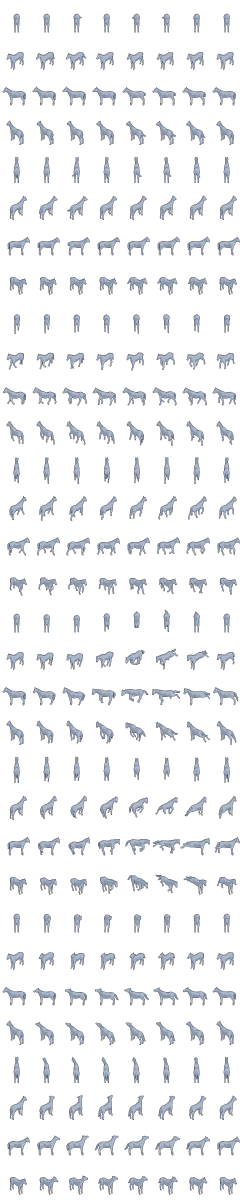
#> input picture deep16/art/horsegrey_p1.png, 960 x 4800 px (shown at 1/4 size)
$ python -i amara-mounted-sheet.py   (imports and definitions only)
#> lines starting #> are read from the running program, lines starting #| are printed output that depends on the picture; after the words box and inside, x2 and y2 are one past the last pixel; in counts of white or black regions, pixels touching at a corner belong together
"""DEEP16 pipeline 2 (generated art): Amara riding a grey -> amaramounted_p1, horse and rider together in all eight facings.

    python tools/amara-mounted-sheet.py    (writes deep16/art/amaramounted_p1.png/.json; deep16/art-src/amara/amaramounted_p1-review.png)

Asked in art-wanted section 35, block 8 (11-04, the lanes desk, for the chase as RULED 11-04: the pair away north on the horses). The art desk's
HALFWAY-INN-AMARA-MOUNTED, sorted to deep16/_src/amara/INN-MOUNTED-1104/: one page a view (SE, NE from behind, S, E, N), Ride 1-4 on the top row,
Ride 5-6 and Halt (printed 7) below. Not wired: nothing plays a mounted pair yet (the inn lane's chase).

How a page is cut: the navy by the edges and the baked ground shadows with it (a dark blue under the hooves -- her coat is a brown-black, never
blue); the printed numbers are the small pieces; a frame is every other piece in its cell of the page's grid (four a row). The scale: horsegrey_p1's length nose to tail in E
sets the E Halt's, and every view's Halt then stands the E Halt's height (the art desk: "register rider and horse to the Halt pose"). Each
frame by its whole body's middle; the gallop keeps its lift -- a frame stands on its page row's ground (its lowest hoof of the row), not its own.
Boxed down, snapped to the 64 (red and fire left out), outlined.
"""
import importlib.util, json, os
import numpy as np
from PIL import Image
from scipy import ndimage

ROOT = os.path.dirname(os.path.dirname(os.path.abspath(__file__)))
_sp = importlib.util.spec_from_file_location('pixelate', os.path.join(ROOT, 'tools', 'pixelate.py'))
# [1 line not run here, left out]
# [1 line that did not run here, left out]
NAME = 'amaramounted_p1'
# [1 line not run here, left out]
# [1 line that did not run here, left out]
AVOID = ['red', 'fire']
PAGES = {0: 'AMARA-MOUNTED-S.png', 7: 'AMARA-MOUNTED-SE.png', 6: 'AMARA-MOUNTED-E.png', 5: 'AMARA-MOUNTED-NE.png', 4: 'AMARA-MOUNTED-N.png'}
MIRROR = {1: 7, 2: 6, 3: 5}


def frames(path):
#> called with path = '../deep16/art/horsegrey_p1.png'
    a = np.asarray(Image.open(path).convert('RGB')).astype(np.float32); H, W = a.shape[:2]
#> after `a = np.asarray(Image.open(path).convert('RGB')).astype(np.float32)`:
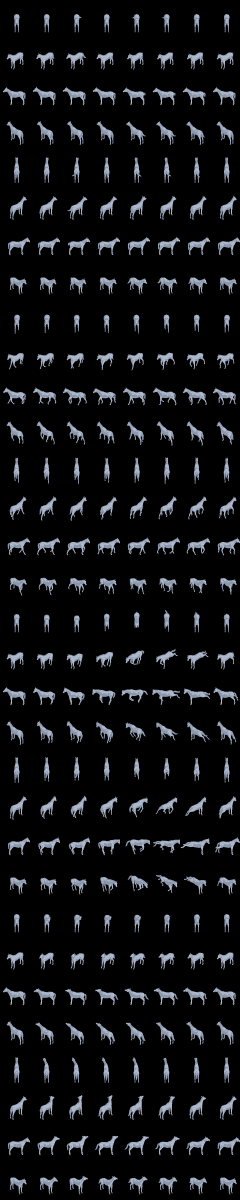
#> a: shape (4800, 960, 3) float32 (shown at 1/4 size); mean R, G, B 16, 17.3, 19.1
#> after `H, W = a.shape[:2]`: H = 4800; W = 960
    bg = np.median(np.concatenate([a[:, :4].reshape(-1, 3), a[:, -4:].reshape(-1, 3)]), axis=0)
#> bg = [0, 0, 0]
    near = (np.linalg.norm(a - bg, axis=2) < 30) | ((a[..., 2] > a[..., 0] + 6) & (a.max(axis=2) < 70))   # (the navy, and the shadows' dark blue)
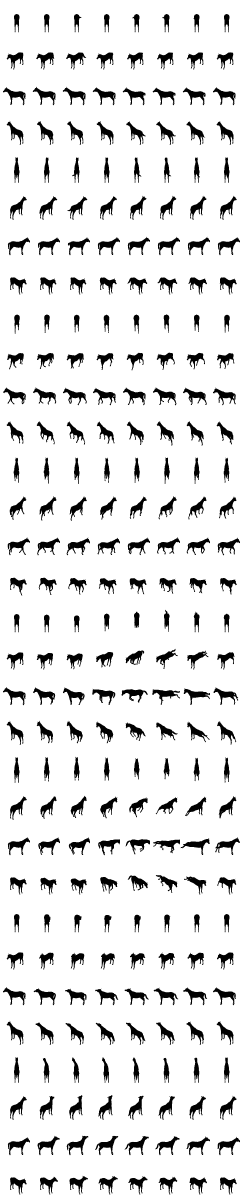
#> near: shape (4800, 960) bool (shown at 1/4 size); 89.8% white; 256 black regions, largest, box (x1, y1, x2, y2) and area: (732, 1550, 827, 1620) 2407, (266, 2150, 360, 2221) 2403, (609, 2757, 720, 2819) 2366
    lab, k = ndimage.label(near)
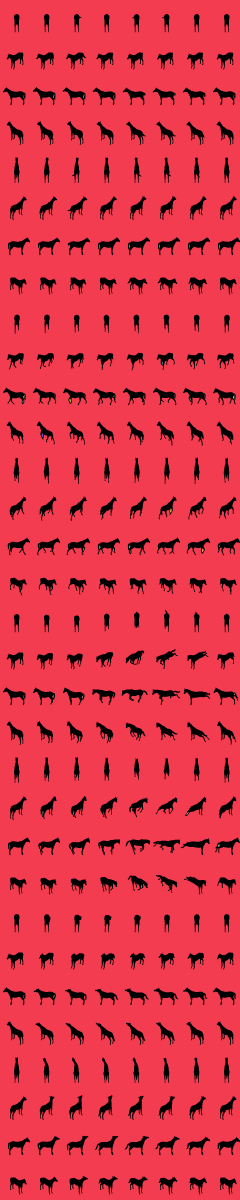
#> lab: shape (4800, 960) int32 (shown at 1/4 size); 102 distinct labels, from 0 to 101; one colour per label, 0 black
#> k = 101
    edge = set(np.unique(np.concatenate([lab[0], lab[-1], lab[:, 0], lab[:, -1]]))) - {0}
#> edge = 1 item
    sizes = ndimage.sum(near, lab, range(1, k + 1))
#> sizes = 101 values, max 4138187 at index 0, min 1 at index 5, mean 40988.6
    fg = ~(np.isin(lab, list(edge)) | np.isin(lab, [i + 1 for i, s in enumerate(sizes) if s > 600]))
#> fg: shape (4800, 960) bool; 10.2% white; 256 white regions, largest, box (x1, y1, x2, y2) and area: (732, 1550, 827, 1620) 2451, (266, 2150, 360, 2221) 2441, (747, 2150, 840, 2220) 2379
    fg = ndimage.binary_opening(fg, iterations=1)
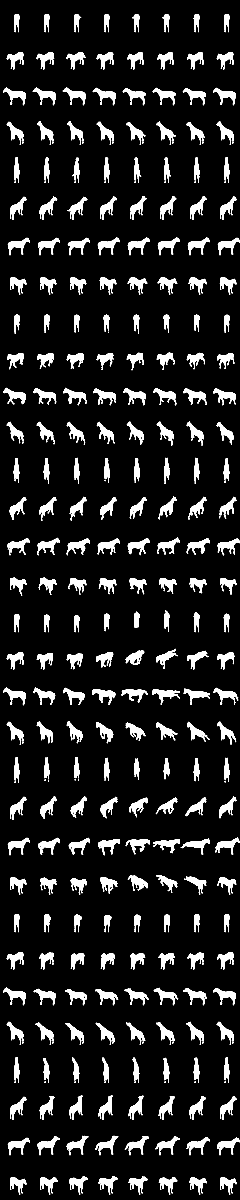
#> fg: shape (4800, 960) bool (shown at 1/4 size); 10.1% white; 350 white regions (53 under 20 px), largest, box (x1, y1, x2, y2) and area: (732, 1552, 827, 1620) 2437, (266, 2152, 360, 2221) 2428, (747, 2152, 840, 2220) 2370
    flab, fn = ndimage.label(fg); boxes = ndimage.find_objects(flab)
#> after `flab, fn = ndimage.label(fg)`:
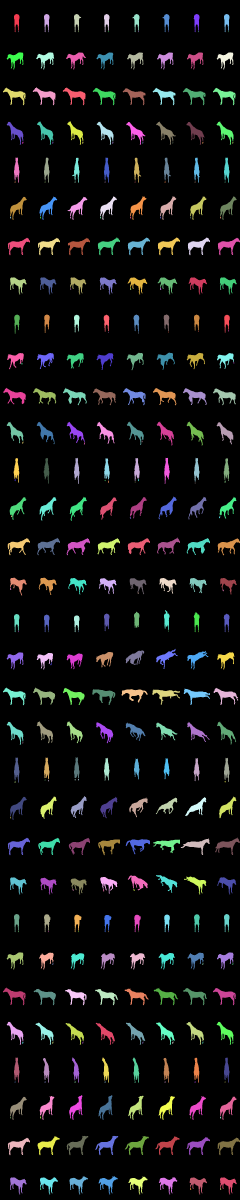
#> flab: shape (4800, 960) int32 (shown at 1/4 size); 368 distinct labels, from 0 to 367; one colour per label, 0 black
#> after `flab, fn = ndimage.label(fg)`: fn = 367
#> after `boxes = ndimage.find_objects(flab)`: boxes = 367 items
    # the page's own grid: four cells a row, two rows (Ride 1-4; Ride 5, 6 and the Halt) -- every piece of any size goes to the cell its middle is in,
    # the printed numbers (small, at a cell's top-left) and specks dropped
    cw, ch = W / 4.0, H / 2.0; cellpieces = [[] for _ in range(7)]
#> after `cw, ch = (W / 4.0, H / 2.0)`: cw = 240; ch = 2400
    for i, b in enumerate(boxes):
        if not b: continue
        area = (b[0].stop - b[0].start) * (b[1].stop - b[1].start)
        c = int(((b[1].start + b[1].stop) / 2) // cw); r = int(((b[0].start + b[0].stop) / 2) // ch); n = r * 4 + c
        if area < 400 and (b[0].stop - b[0].start) < H * 0.06: continue
        if (b[0].stop - b[0].start) < H * 0.06 and b[0].start - r * ch < ch * 0.15 and b[1].start - c * cw < cw * 0.25: continue   # (the printed number)
        if n < 7: cellpieces[n].append(i + 1)
#> this loop made 367 passes
#> (area, c, n) on passes 1 to 3: (1606, 0, 0), (1606, 0, 0), (2117, 1, 1)
    out = []
    for n in range(7):
        if not cellpieces[n]: raise SystemExit('%s: cell %d empty' % (os.path.basename(path), n + 1))
        m_all = np.isin(flab, cellpieces[n]); ys, xs = np.where(m_all)
        b = (slice(ys.min(), ys.max() + 1), slice(xs.min(), xs.max() + 1))
        out.append(dict(rgb=a[b].astype(np.uint8), mask=m_all[b], bottom=b[0].stop, top=b[0].start, row=0 if n < 4 else 1))
#> this loop made 7 passes
#> pass 1, in frames, `m_all = np.isin(flab, cellpieces[n])`:
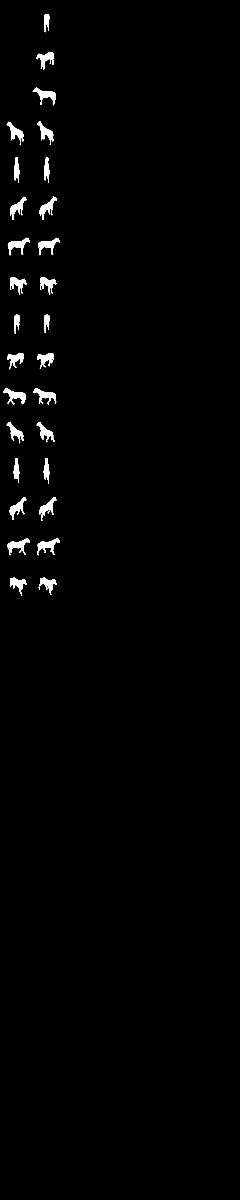
#> m_all: shape (4800, 960) bool (shown at 1/4 size); 1.2% white; 29 white regions, largest, box (x1, y1, x2, y2) and area: (149, 2151, 240, 2221) 2344, (13, 1551, 103, 1618) 2338, (131, 349, 222, 421) 2272
#> after the loop:
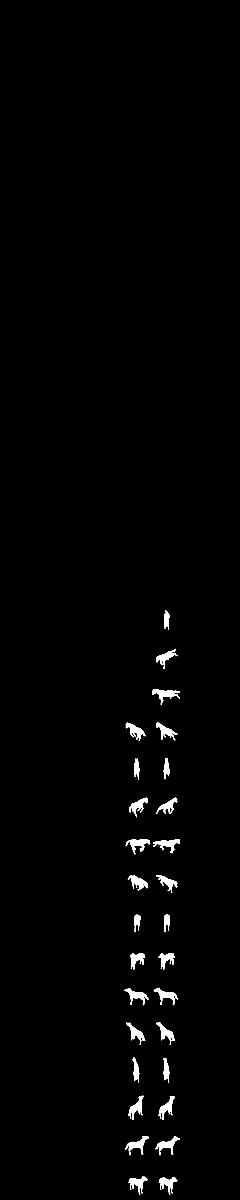
#> m_all: shape (4800, 960) bool (shown at 1/4 size); 1.1% white; 29 white regions, largest, box (x1, y1, x2, y2) and area: (609, 2758, 720, 2819) 2353, (503, 3357, 600, 3417) 2242, (612, 3358, 720, 3413) 2241
#> after the loop, out = 7 items
    for r in (0, 1):
        floor = max(f['bottom'] for f in out if f['row'] == r)
        for f in out:
            if f['row'] == r: f['lift'] = floor - f['bottom']
#> this loop made 2 passes
#> floor on passes 1 to 2: 2382, 4778
#> after the loop, f = 6 items
    return out


# [55 lines left out: functions to1x, main, not called in this run]


# [1 line not run here, left out]

>>> result = frames('../deep16/art/horsegrey_p1.png')
#> result = 7 items
